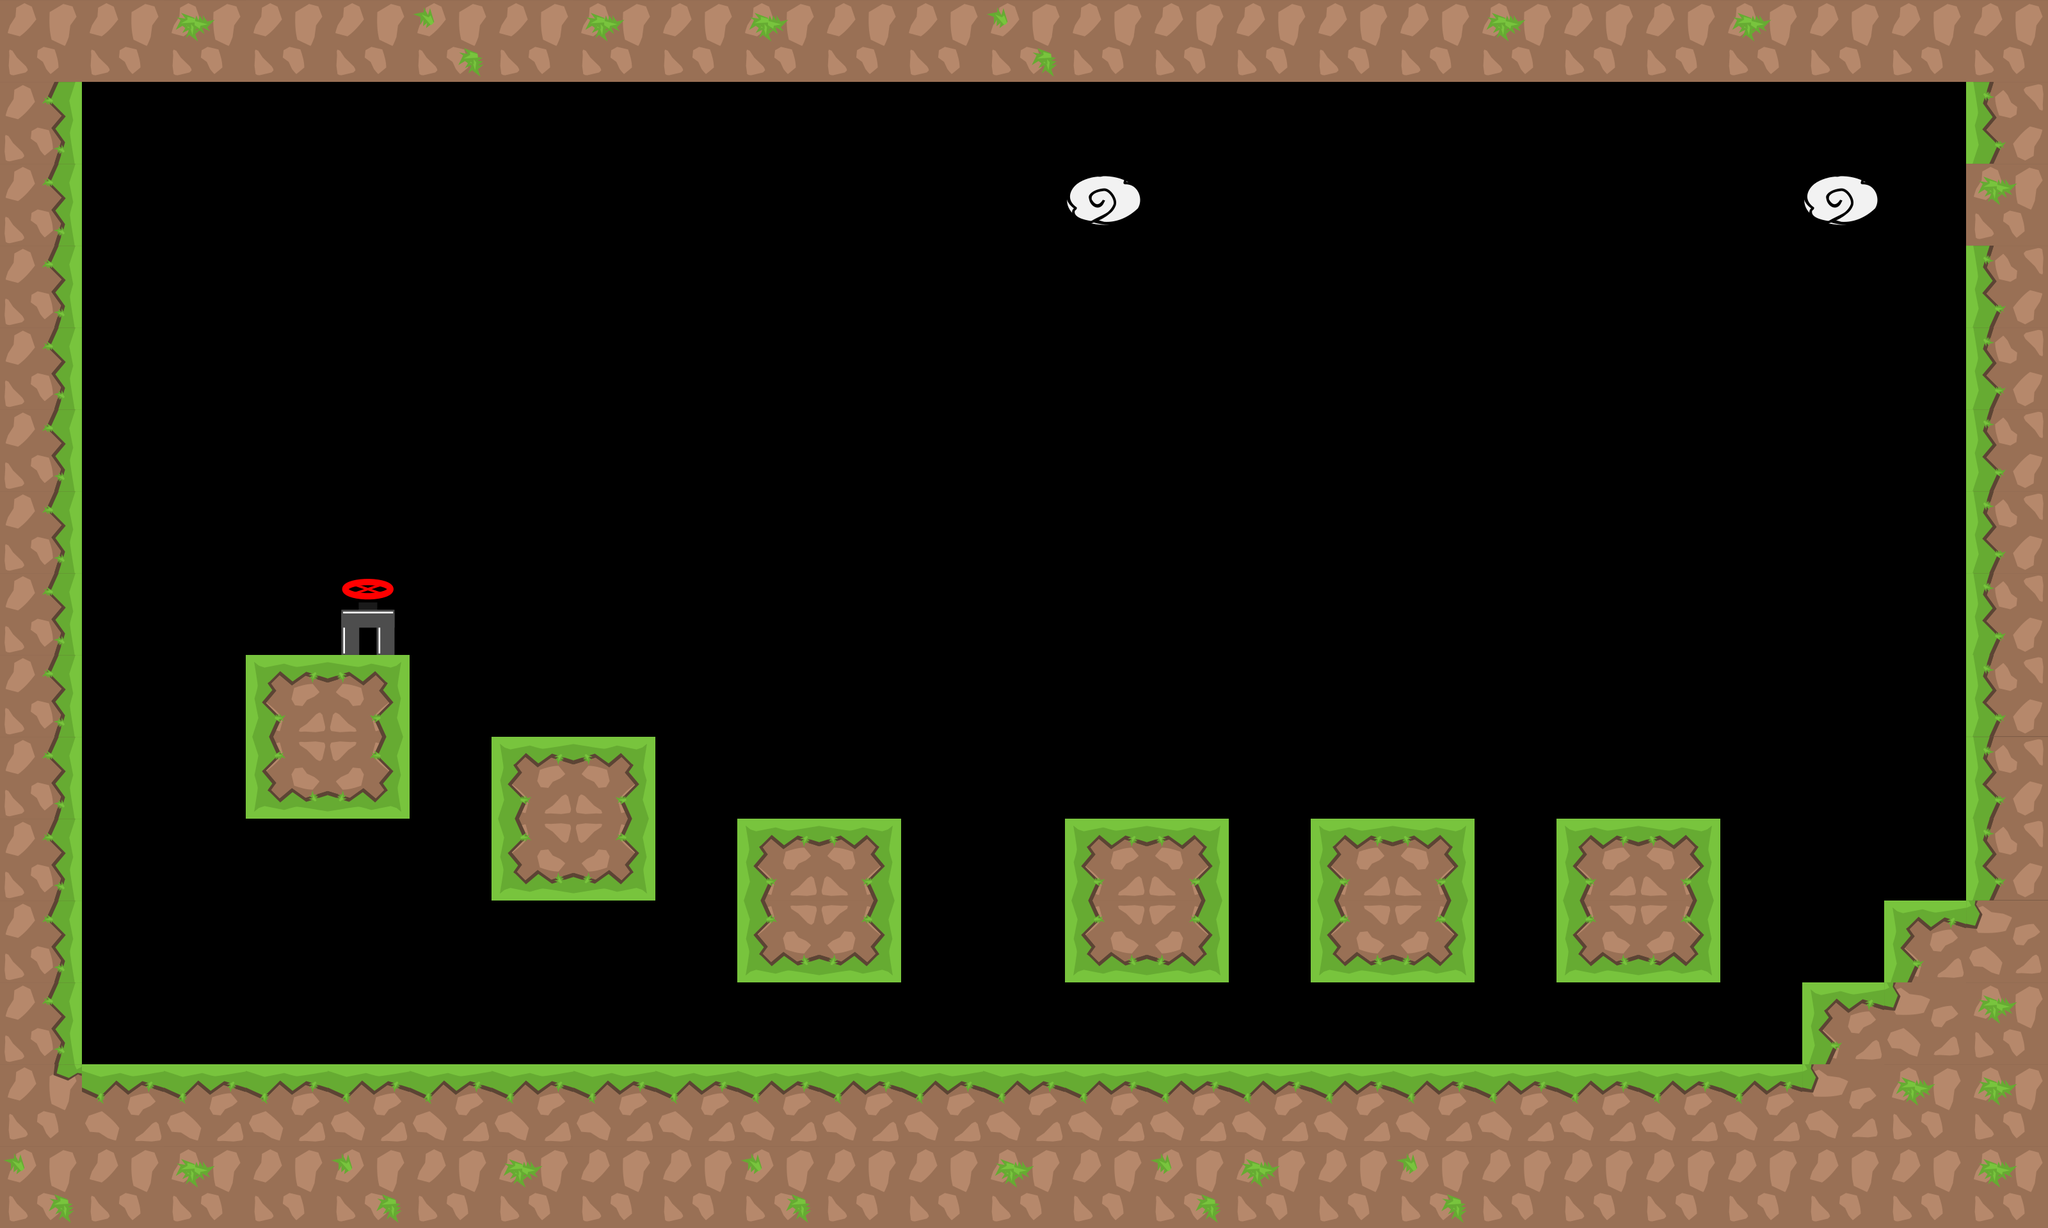

A 2D game scene composited from a Tiled map and its tileset images. What follows is a short description and the map's XML, with each tile layer's data collapsed to a summary:
An orthogonal 25x15 tile map with 128x128 px tiles, 1 tile layer (graphics), 4 tilesets and 22 objects.

<map version="1.0" tiledversion="1.1.1" orientation="orthogonal" renderorder="right-down" width="25" height="15" tilewidth="128" tileheight="128" infinite="0" nextobjectid="66">
 <tileset firstgid="1" source="tiles_128x128.tsx" />
 <tileset firstgid="37" source="tiles_oil_128x128.tsx" />
 <tileset firstgid="77" source="tiles_tips_128x128.tsx" />
 <tileset firstgid="89" source="tiles_128x128_green.tsx" />
 <layer name="graphics" width="25" height="15">
  <data>[375 cells, 129 non-empty, 15 distinct tile ids]</data>
 </layer>
 <objectgroup name="blocks">
  <object id="1" x="33.0909" y="1664.06" width="3170.91" height="247.94" />
  <object id="2" x="3072" y="4" width="112" height="1696" />
  <object id="3" x="64" y="52" width="64" height="1684" />
  <object id="4" x="8" y="4" width="3172" height="120" />
  <object id="52" x="384" y="1024" width="256" height="256" />
  <object id="53" x="768" y="1152" width="256" height="256" />
  <object id="55" x="1152" y="1280" width="247" height="256" />
  <object id="57" x="1664" y="1280" width="256" height="256" />
  <object id="58" x="2048" y="1280" width="256" height="256" />
  <object id="60" x="2432" y="1280" width="256" height="256" />
  <object id="61" x="2944" y="1408" width="128" height="256" />
  <object id="62" x="2816" y="1536" width="128" height="128" />
 </objectgroup>
 <objectgroup name="info">
  <object id="49" x="1227.27" y="2075.76">
   <ellipse />
  </object>
 </objectgroup>
 <objectgroup name="passBlock" />
 <objectgroup name="damage" />
 <objectgroup name="flowers" opacity="0.81">
  <object id="24" x="2279.51" y="1562.88" width="69.697" height="69.697">
   <ellipse />
  </object>
  <object id="26" x="2138.55" y="1154.12" width="69.697" height="69.697">
   <ellipse />
  </object>
  <object id="29" x="2590.67" y="1130.91" width="69.697" height="69.697">
   <ellipse />
  </object>
  <object id="35" x="2913.91" y="1294.3" width="69.697" height="69.697">
   <ellipse />
  </object>
  <object id="51" x="1242.68" y="1127.15" width="69.697" height="69.697">
   <ellipse />
  </object>
  <object id="63" x="851.585" y="1002.85" width="69.697" height="69.697">
   <ellipse />
  </object>
  <object id="64" x="1058.86" y="1364.6" width="69.697" height="69.697">
   <ellipse />
  </object>
  <object id="65" x="1754.68" y="1163.15" width="69.697" height="69.697">
   <ellipse />
  </object>
 </objectgroup>
 <objectgroup name="end">
  <object id="16" x="533.669" y="926.606" width="76.9091" height="76.9091">
   <ellipse />
  </object>
 </objectgroup>
</map>
